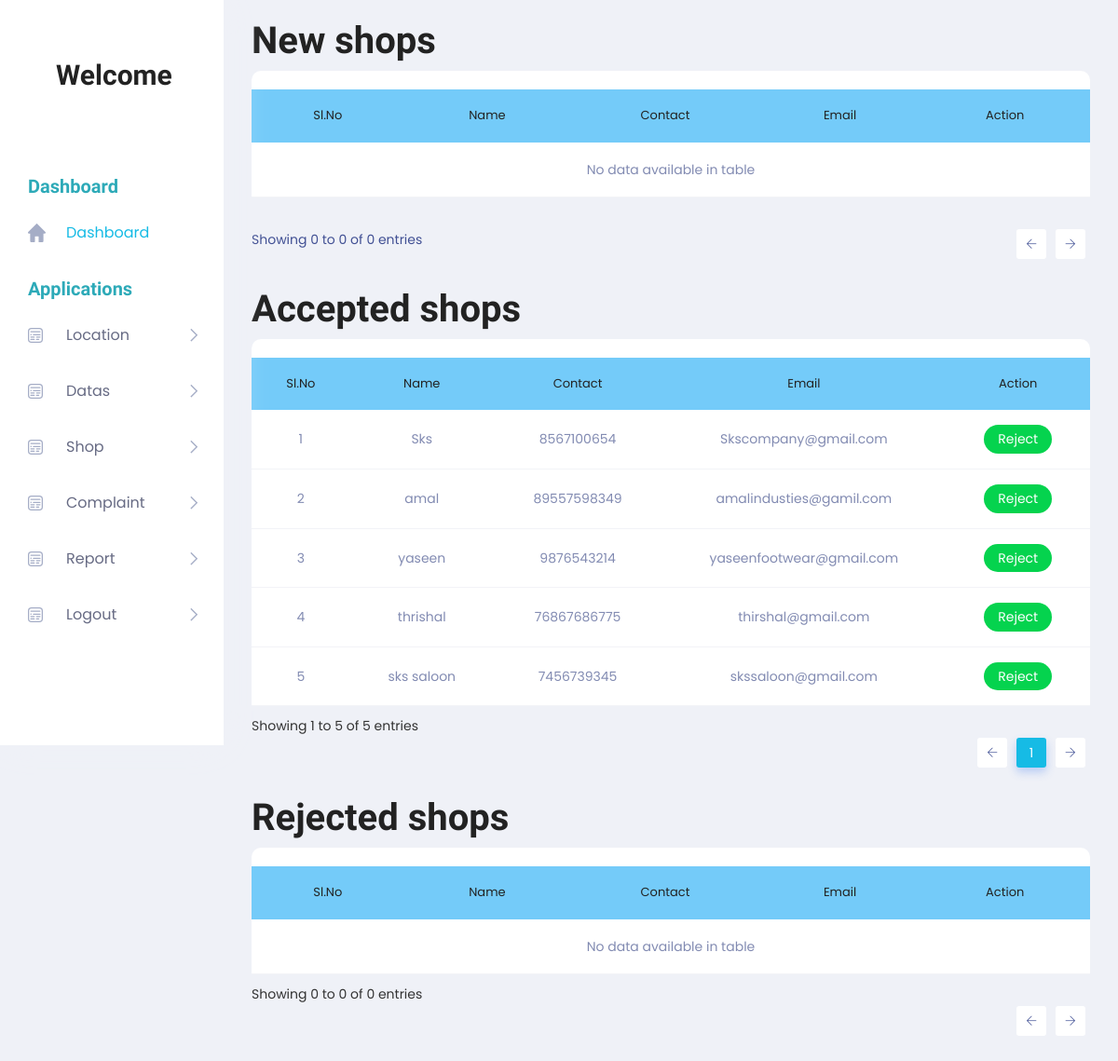
The page /Project/Admin/ShopList.php on the database its author committed.
### tables this page shows
CREATE TABLE `tbl_shop` (
  `shop_id` int(11) NOT NULL,
  `shop_name` varchar(100) NOT NULL,
  `shop_contact` varchar(100) NOT NULL,
  `shop_address` varchar(100) NOT NULL,
  `shop_email` varchar(100) NOT NULL,
  `place_id` int(11) NOT NULL,
  `shop_photo` varchar(100) NOT NULL,
  `shop_proof` varchar(100) NOT NULL,
  `shop_status` varchar(100) NOT NULL DEFAULT '0',
  `shop_password` varchar(100) NOT NULL,
  `shop_doj` varchar(11) NOT NULL,
  `type_id` int(11) NOT NULL
);

### Project/Admin/ShopList.php (the view, shortened to what this page needs)
<!DOCTYPE html PUBLIC "-//W3C//DTD XHTML 1.0 Transitional//EN" "http://www.w3.org/TR/xhtml1/DTD/xhtml1-transitional.dtd">
<html xmlns="http://www.w3.org/1999/xhtml">
<head>
</head>
    <?php
include('Head.php');
    ?>
    <body>
        <section class="main_content dashboard_part">
            <div class="main_content_iner ">
                <div class="container-fluid p-0">
                    <div class="row justify-content-center">
                        <div class="col-12">
                            <div class="QA_section">
                            <h1>New shops</h1>
                                <div class="QA_table mb_30">
                                    <table class="table lms_table_active">
                                        <thead>
                                            <tr style="background-color: #74CBF9">
                                                <td align="center" scope="col">Sl.No</td>
                                                <td align="center" scope="col">Name</td>
                                                <td align="center" scope="col">Contact</td>
                                                <td align="center" scope="col">Email</td>
                                                <td align="center" scope="col">Action</td>
                                            </tr>
                                        </thead>
                                        <tbody>
                                        </tbody>
                                    </table>
                                </div>
                                <h1>Accepted shops</h1>
                                <div class="QA_table mb_30">
                                    <table class="table lms_table_active">
                                        <thead>
                                            <tr style="background-color: #74CBF9">
                                                <td align="center" scope="col">Sl.No</td>
                                                <td align="center" scope="col">Name</td>
                                                <td align="center" scope="col">Contact</td>
                                                <td align="center" scope="col">Email</td>
                                                <td align="center" scope="col">Action</td>
                                            </tr>
                                        </thead>
                                        <tbody>
                                            <?php
												$i = 0;
                                                $selQry = "select * from tbl_shop where shop_status='1'";
                                               $rs = $Conn->query($selQry);
                                                while ($data = $rs->fetch_assoc()) {
                                                    $i++;
                                            ?>
                                            <tr>
                                                <td align="center"><?php echo $i;?></td>
                                                <td align="center"><?php echo $data["shop_name"] ?></td>
                                                <td align="center"><?php echo $data["shop_contact"] ?></td>
                                                <td align="center"><?php echo $data["shop_email"] ?></td>
                                                <td align="center"><a href="ShopList.php?rid=<?php echo $data["shop_id"] ?>" class="status_btn">Reject</a> </td>
                                            </tr>
                                            <?php                     }
                                            ?>
                                        </tbody>
                                    </table>
                                </div>
                                <h1>Rejected shops</h1>
                                <div class="QA_table mb_30">
                                    <table class="table lms_table_active">
                                        <thead>
                                            <tr style="background-color: #74CBF9">
                                                <td align="center" scope="col">Sl.No</td>
                                                <td align="center" scope="col">Name</td>
                                                <td align="center" scope="col">Contact</td>
                                                <td align="center" scope="col">Email</td>
                                                <td align="center" scope="col">Action</td>
                                            </tr>
                                        </thead>
                                        <tbody>
                                        </tbody>
                                    </table>
                                </div>
                             </div>
                        </div>
                    </div>
                </div>
            </div>
        </section>
    </body>
     <?php
		include('Foot.php');
		?>
    </html>

### rows shown on the page
tbl_shop: shop_name "Sks", shop_contact "8567100654", shop_email "Skscompany@gmail.com"
tbl_shop: shop_name "amal", shop_contact "89557598349", shop_email "amalindusties@gamil.com"
tbl_shop: shop_name "yaseen", shop_contact "9876543214", shop_email "yaseenfootwear@gmail.com"
tbl_shop: shop_name "thrishal", shop_contact "76867686775", shop_email "thirshal@gmail.com"
tbl_shop: shop_name "sks saloon", shop_contact "7456739345", shop_email "skssaloon@gmail.com"
